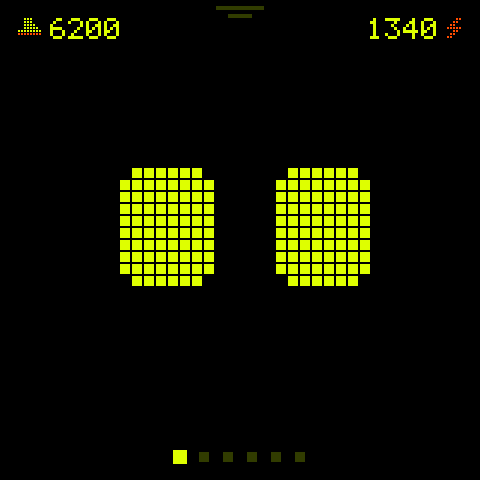
#> input picture ideas/screens/01_home.png, 480 x 480 px; its folder holds 4 pictures in this run
$ python make_cover.py
#> lines starting #> are read from the running program, lines starting #| are printed output that depends on the picture
"""Build ideas/cover.png (1920x1080) for Mosaico Ideas from the screenshots.

usage (any folder; needs Pillow):
    python projects/pixel_pal/tools/make_cover.py

Run tools/screenshots.py first. Text uses the DejaVu fonts in ideas/fonts.
"""
from pathlib import Path

from PIL import Image, ImageDraw, ImageFont

IDEAS = Path(__file__).resolve().parents[1] / "ideas"
W, H = 1920, 1080
BG, DOT, FRAME = (10, 12, 8), (22, 26, 16), (40, 46, 30)
YELLOW, ORANGE, TEXT, GREY = (220, 255, 40), (255, 90, 30), (230, 235, 220), (120, 130, 90)
SHOTS = ["01_home", "03_arcade", "07_booth_color", "06_tools"]   # 2x2, reading order
TILE, BORDER, GAP = 400, 10, 20
LEFT = 115


def font(bold, size):
    return ImageFont.truetype(str(IDEAS / "fonts" / ("DejaVuSans-Bold.ttf" if bold else "DejaVuSans.ttf")), size)


def main():
    im = Image.new("RGB", (W, H), BG)
    d = ImageDraw.Draw(im)
    for y in range(0, H, 24):
        for x in range(0, W, 24):
            d.rectangle((x, y, x + 2, y + 2), fill=DOT)

    # Screens: a 2x2 grid on the right.
    cell = TILE + 2 * BORDER
    x0 = W - 60 - (2 * cell + GAP)
    y0 = (H - (2 * cell + GAP)) // 2
    for i, name in enumerate(SHOTS):
        x = x0 + (i % 2) * (cell + GAP)
        y = y0 + (i // 2) * (cell + GAP)
        d.rectangle((x, y, x + cell - 1, y + cell - 1), fill=FRAME)
        shot = Image.open(IDEAS / "screens" / f"{name}.png").convert("RGB").resize((TILE, TILE), Image.LANCZOS)
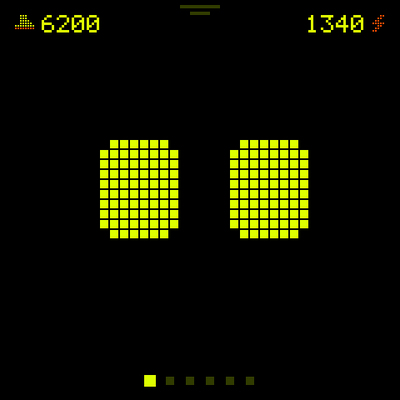
#> shot: PIL image 400x400 RGB; mean R, G, B 16.5, 18.4, 0
        im.paste(shot, (x + BORDER, y + BORDER))
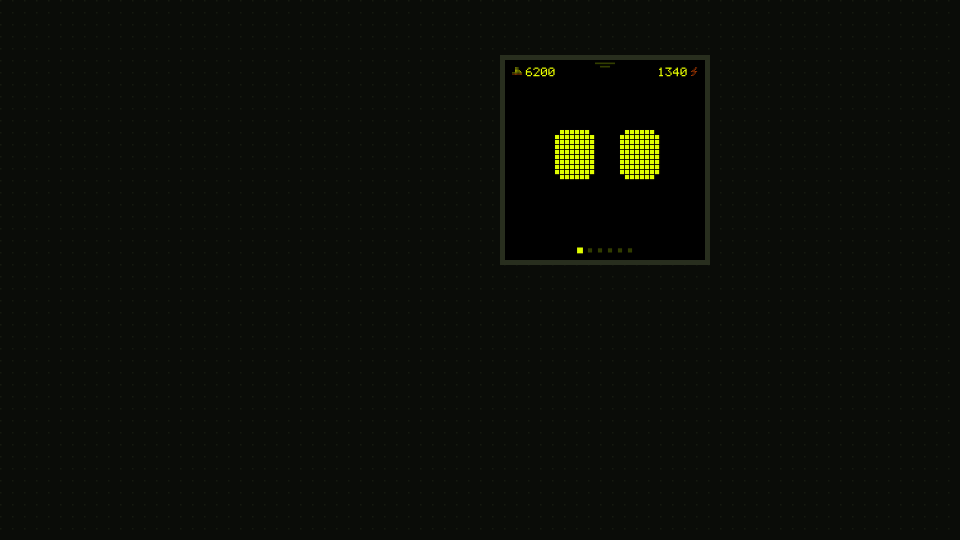
#> im: PIL image 1920x1080 RGB (shown at 1/2 size); mean R, G, B 10.9, 13, 7.7
#> pass 2 of the loop in main, `for i, name in enumerate(SHOTS):`:
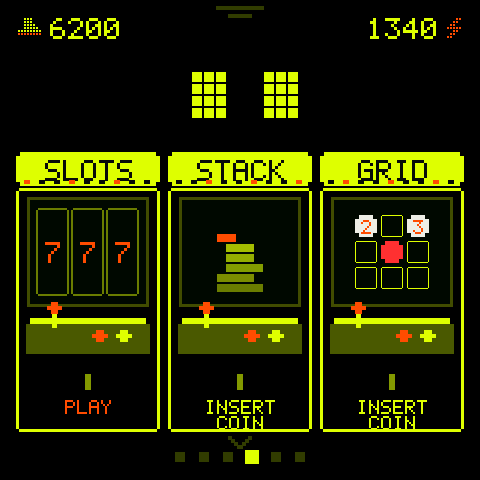
#> input picture ideas/screens/03_arcade.png, 480 x 480 px
#> in main, `shot = Image.open(IDEAS / "screens" / f"{name}.png").convert("RGB").re..`:
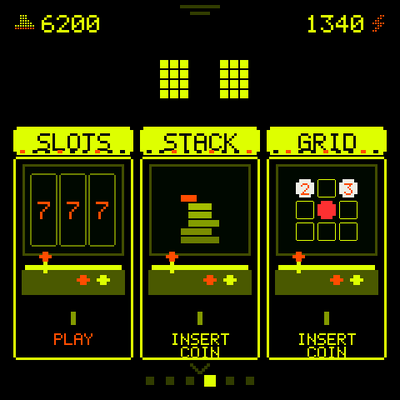
#> shot: PIL image 400x400 RGB; mean R, G, B 36.2, 39.8, 0.9
#> in main, `im.paste(shot, (x + BORDER, y + BORDER))`:
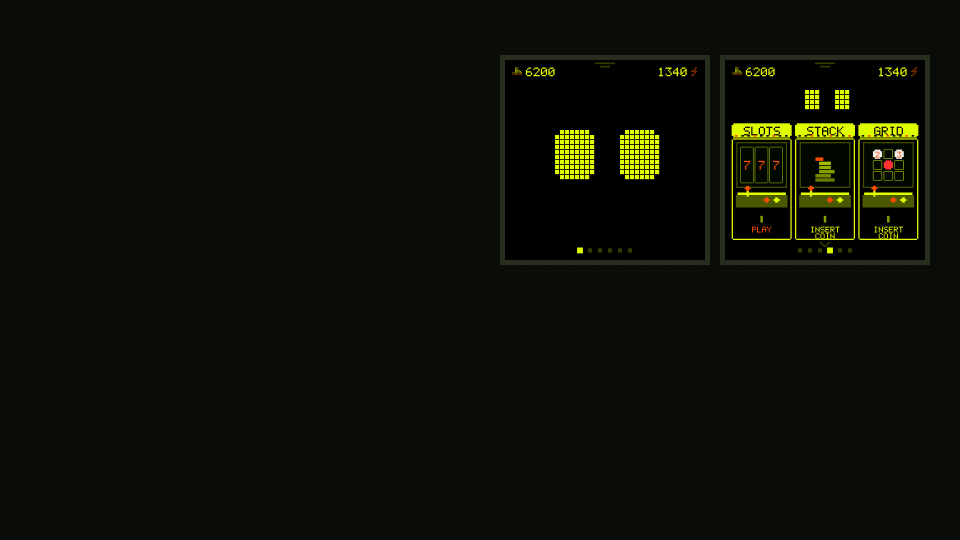
#> im: PIL image 1920x1080 RGB (shown at 1/2 size); mean R, G, B 13.2, 15.4, 7.3

    # Text on the left, sized to stay clear of the screens.
    room = x0 - LEFT - 50
    size = 150
    while d.textlength("PIXELMATE", font=font(True, size)) > room:
        size -= 2
    d.text((LEFT, 120), "PIXELMATE", font=font(True, size), fill=YELLOW)
    sub = font(True, 46)
    d.text((LEFT, 300), "Meet Bitsy, a walking pet", font=sub, fill=ORANGE)
    d.text((LEFT, 358), "for the ESP-Mosaico", font=sub, fill=ORANGE)
    body = font(False, 38)
    lines = [
        "Walk to earn sparks.",
        "Unlock six arcade games and new looks.",
        "Snap color photos. Stream a webcam.",
        "Sensor tools and a desk clock.",
        "Keep Bitsy fed by reaching your goal.",
    ]
    for i, line in enumerate(lines):
        d.text((LEFT, 470 + i * 62), line, font=body, fill=TEXT)
    d.text((LEFT, 900), "by Luis Pacheco", font=font(True, 48), fill=YELLOW)
    d.text((LEFT, 962), "www.luigipacheco.com", font=font(False, 38), fill=GREY)
    im.save(IDEAS / "cover.png", optimize=True)
    print(f"cover.png {W}x{H}, title {size}px")


if __name__ == "__main__":
#> (the run stopped early here; a loop or call above may not have finished)
